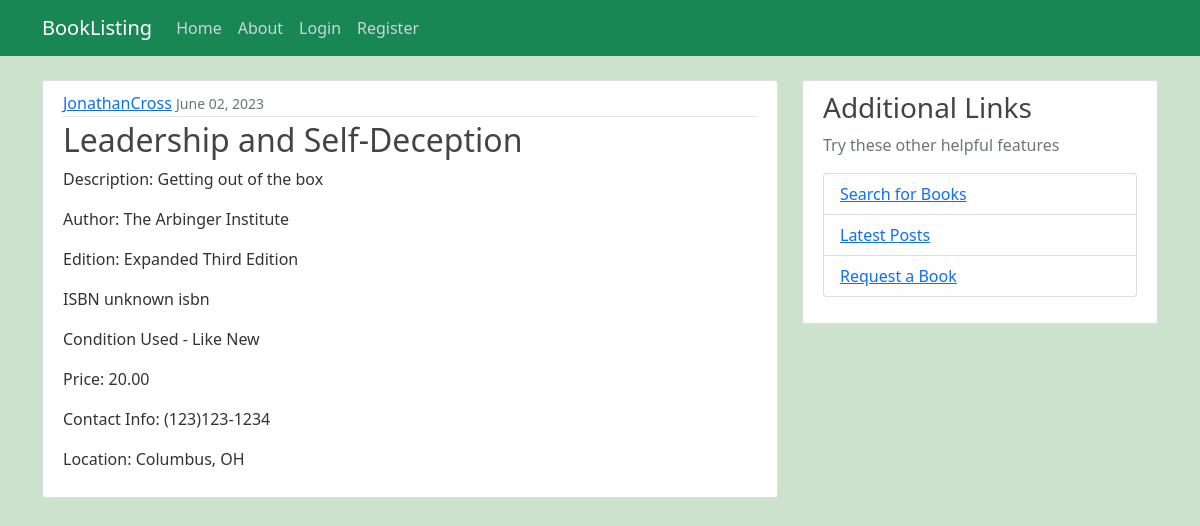
The page /post/10/ on the database its author committed.
### listing/models.py (models this page shows)
class Post(models.Model):
    title = models.CharField(max_length=100)
    content = models.TextField()
    date_posted = models.DateTimeField(default=timezone.now)
    author = models.ForeignKey(User, on_delete=models.CASCADE)
    book_author = models.CharField(max_length=100, default='unknown author')
    edition = models.CharField(max_length=100, default='unknown edition')
    course = models.CharField(max_length=100, default='unknown course')
    isbn = models.CharField(max_length=100, default='unknown isbn')
    condition = models.CharField(max_length=100, default='unknown condition')
    price = models.DecimalField(max_digits=8, decimal_places=2, default=0.00)
    contact = models.CharField(max_length=100, default='unknown contact info')
    location = models.CharField(max_length=100, default='unknown location')

### listing/views.py (the view)
# urls.py: path('post/<int:pk>/', PostDetailView.as_view(), name='post-detail'),
class PostDetailView(DetailView):
    model = Post

### listing/templates/listing/post_detail.html (shortened to what this page needs)
{% extends "listing/base.html" %} {% block content %}
<article class="media content-section">
  <div class="media-body">
    <div class="article-metadata">
      <a class="mr-2" href="#">{{ object.author }}</a>
      <small class="text-muted">{{ object.date_posted|date:'F d, Y' }}</small>
    </div>
    <h2 class="article-title">{{ object.title }}</h2>
    <p class="article-content">Description: {{ object.content }}</p>
    <p class="article-content">Author: {{ object.book_author }}</p>
    <p class="article-content">Edition: {{ object.edition }}</p>
    <p class="article-content">ISBN {{ object.isbn }}</p>
    <p class="article-content">Condition {{ object.condition }}</p>
    <p class="article-content">Price: {{ object.price }}</p>
    <p class="article-contact">Contact Info: {{ object.contact }}</p>
    <p class="article-location">Location: {{ object.location }}</p>
  </div>
</article>
{% endblock content %}

### listing/static/listing/main.css (style rules this page uses)
body { background: #fafafa; color: #333333; margin-top: 5rem; }
h1, h2, h3, h4, h5, h6 { color: #444444; }
.content-section { background: #ffffff; padding: 10px 20px; border: 1px solid #dddddd; border-radius: 3px; margin-bottom: 20px; }
.article-title { color: #444444; }
.article-content { white-space: pre-line; }
.article-metadata { padding-bottom: 1px; margin-bottom: 4px; border-bottom: 1px solid #e3e3e3; }

### rows shown on the page
Post: author "JonathanCross", date_posted "June 02, 2023", title "Leadership and Self-Deception", content "Getting out of the box", book_author "The Arbinger Institute", edition "Expanded Third Edition", isbn "unknown isbn", condition "Used - Like New", price "20.00", contact "(123)123-1234", location "Columbus, OH"
